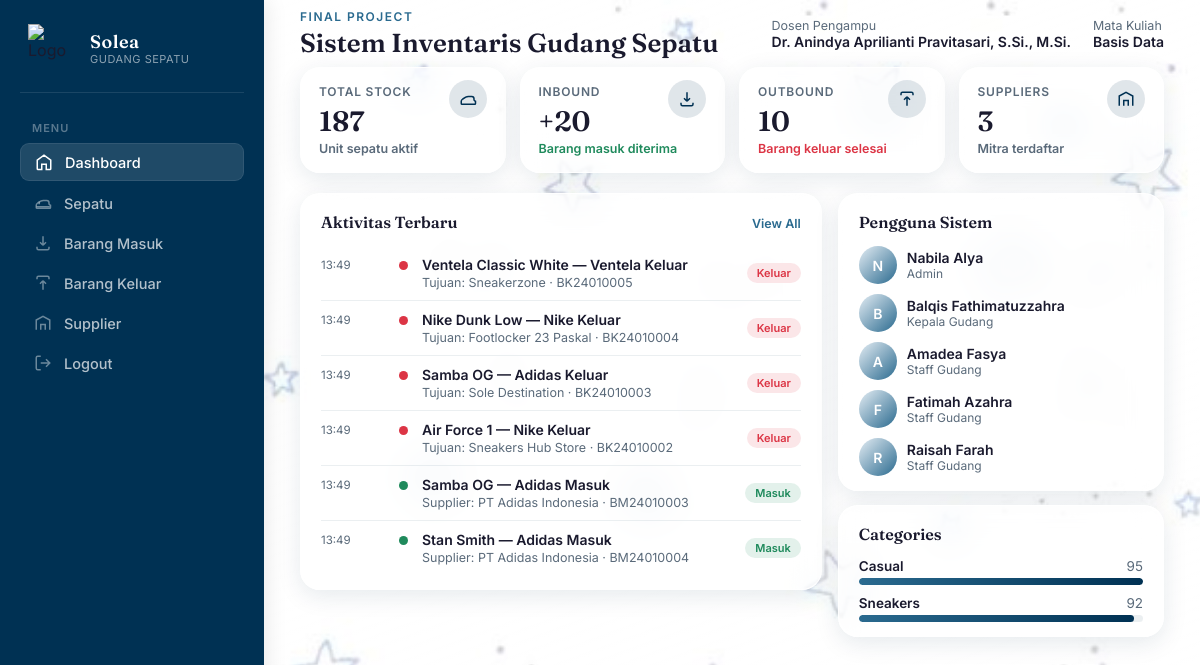
Screenshot of /index.php (signed in) with the database file from the repository.
### tables this page shows
CREATE TABLE `user` (
  `id_user`     CHAR(6)       NOT NULL,
  `nama_user`   VARCHAR(100)  NOT NULL,
  `posisi`      VARCHAR(50)   NOT NULL,
  `status_user` ENUM('aktif','nonaktif') DEFAULT 'aktif',
  `created_at`  TIMESTAMP     NOT NULL DEFAULT CURRENT_TIMESTAMP,
  PRIMARY KEY (`id_user`)
);

### index.php (the view, shortened to what this page needs)
<?php
require __DIR__ . '/database.php';
$totalStock = (int) $pdo->query(
    "SELECT COALESCE(SUM(stok), 0) AS total FROM sepatu WHERE status_sepatu = 'aktif'"
)->fetchColumn();
$inboundThisMonth = (int) $pdo->query(
    "SELECT COALESCE(SUM(dbm.jumlah_masuk), 0)
     FROM detail_barang_masuk dbm
     JOIN barang_masuk bm ON bm.id_masuk = dbm.id_masuk
     WHERE bm.status_masuk = 'diterima'
       AND MONTH(bm.tanggal_masuk) = MONTH(CURDATE())
       AND YEAR(bm.tanggal_masuk) = YEAR(CURDATE())"
)->fetchColumn();
$inboundAllTime = (int) $pdo->query(
    "SELECT COALESCE(SUM(dbm.jumlah_masuk), 0)
     FROM detail_barang_masuk dbm
     JOIN barang_masuk bm ON bm.id_masuk = dbm.id_masuk
     WHERE bm.status_masuk = 'diterima'"
)->fetchColumn();
$inboundDisplay = $inboundThisMonth > 0 ? $inboundThisMonth : $inboundAllTime;
$outboundThisMonth = (int) $pdo->query(
    "SELECT COALESCE(SUM(dbk.jumlah_keluar), 0)
     FROM detail_barang_keluar dbk
     JOIN barang_keluar bk ON bk.id_keluar = dbk.id_keluar
     WHERE bk.status_keluar = 'selesai'
       AND MONTH(bk.tanggal_keluar) = MONTH(CURDATE())
       AND YEAR(bk.tanggal_keluar) = YEAR(CURDATE())"
)->fetchColumn();
$outboundAllTime = (int) $pdo->query(
    "SELECT COALESCE(SUM(dbk.jumlah_keluar), 0)
     FROM detail_barang_keluar dbk
     JOIN barang_keluar bk ON bk.id_keluar = dbk.id_keluar
     WHERE bk.status_keluar = 'selesai'"
)->fetchColumn();
$outboundDisplay = $outboundThisMonth > 0 ? $outboundThisMonth : $outboundAllTime;
$totalSuppliers = (int) $pdo->query("SELECT COUNT(*) FROM supplier")->fetchColumn();
$recentLogs = $pdo->query("
    (
        SELECT
            'in' AS jenis,
            bm.id_masuk AS ref_id,
            bm.tanggal_masuk AS tanggal,
            bm.created_at AS waktu,
            s.nama_seri,
            s.nama_brand,
            sup.nama_supplier AS pihak,
            bm.status_masuk AS status
        FROM barang_masuk bm
        JOIN detail_barang_masuk dbm ON dbm.id_masuk = bm.id_masuk
        JOIN sepatu s ON s.id_sepatu = dbm.id_sepatu
        JOIN supplier sup ON sup.id_supplier = bm.id_supplier
    )
    UNION ALL
    (
        SELECT
            'out' AS jenis,
            bk.id_keluar AS ref_id,
            bk.tanggal_keluar AS tanggal,
            bk.created_at AS waktu,
            s.nama_seri,
            s.nama_brand,
            bk.nama_toko_tujuan AS pihak,
            bk.status_keluar AS status
        FROM barang_keluar bk
        JOIN detail_barang_keluar dbk ON dbk.id_keluar = bk.id_keluar
        JOIN sepatu s ON s.id_sepatu = dbk.id_sepatu
    )
    ORDER BY tanggal DESC, waktu DESC
    LIMIT 6
")->fetchAll();
$categories = $pdo->query("
    SELECT kategori, SUM(stok) AS total_stok
    FROM sepatu
    WHERE status_sepatu = 'aktif'
    GROUP BY kategori
    ORDER BY total_stok DESC
")->fetchAll();
$maxCategoryStock = 1;
foreach ($categories as $c) {
    if ($c['total_stok'] > $maxCategoryStock) {
        $maxCategoryStock = $c['total_stok'];
    }
}
$team = $pdo->query("
    SELECT nama_user, posisi
    FROM user
    WHERE status_user = 'aktif'
    ORDER BY
        CASE posisi
            WHEN 'Admin' THEN 1
            WHEN 'Kepala Gudang' THEN 2
            ELSE 3
        END,
        nama_user
")->fetchAll();
include __DIR__ . '/header.php';
?>
<div class="topbar">
    <div>
        <div class="topbar-eyebrow">Final Project</div>
        <div class="topbar-title">Sistem Inventaris Gudang Sepatu</div>
    </div>
    <div class="topbar-meta">
        <div class="meta-item">Dosen Pengampu<strong>Dr. Anindya Aprilianti Pravitasari, S.Si., M.Si.</strong></div>
        <div class="meta-item">Mata Kuliah<strong>Basis Data</strong></div>
    </div>
</div>
<div class="stat-grid">
    <div class="glass-card stat-card">
        <div class="stat-icon">
            <svg fill="none" stroke="currentColor" stroke-width="2" viewBox="0 0 24 24"><path d="M3 17v-2c0-1 .5-2 2-3l4-2.5c1-.6 2-1 3.5-1H17a3 3 0 0 1 3 3v1.5c0 .8.4 1.2 1 1.5l1 .5v3a1 1 0 0 1-1 1H4a1 1 0 0 1-1-1z"/></svg>
        </div>
        <div class="stat-label">Total Stock</div>
        <div class="stat-value"><?= number_format($totalStock, 0, ',', '.') ?></div>
        <div class="stat-delta flat">Unit sepatu aktif</div>
    </div>
    <div class="glass-card stat-card">
        <div class="stat-icon">
            <svg fill="none" stroke="currentColor" stroke-width="2" viewBox="0 0 24 24"><path d="M12 3v12m0 0-4-4m4 4 4-4"/><path d="M4 17v2a2 2 0 0 0 2 2h12a2 2 0 0 0 2-2v-2"/></svg>
        </div>
        <div class="stat-label">Inbound</div>
        <div class="stat-value">+<?= number_format($inboundDisplay, 0, ',', '.') ?></div>
        <div class="stat-delta up">Barang masuk diterima</div>
    </div>
    <div class="glass-card stat-card">
        <div class="stat-icon">
            <svg fill="none" stroke="currentColor" stroke-width="2" viewBox="0 0 24 24"><path d="M12 21V9m0 0 4 4m-4-4-4 4"/><path d="M4 7V5a2 2 0 0 1 2-2h12a2 2 0 0 1 2 2v2"/></svg>
        </div>
        <div class="stat-label">Outbound</div>
        <div class="stat-value"><?= number_format($outboundDisplay, 0, ',', '.') ?></div>
        <div class="stat-delta down">Barang keluar selesai</div>
    </div>
    <div class="glass-card stat-card">
        <div class="stat-icon">
            <svg fill="none" stroke="currentColor" stroke-width="2" viewBox="0 0 24 24"><path d="M3 21V8l9-5 9 5v13"/><path d="M9 21v-7h6v7"/></svg>
        </div>
        <div class="stat-label">Suppliers</div>
        <div class="stat-value"><?= number_format($totalSuppliers, 0, ',', '.') ?></div>
        <div class="stat-delta flat">Mitra terdaftar</div>
    </div>
</div>
<div class="content-grid">
    <div class="col-main">
        <div class="glass-card panel">
            <div class="panel-head">
                <div class="panel-title">Aktivitas Terbaru</div>
                <a href="barang_masuk.php" class="panel-link">View All</a>
            </div>
            <?php if (empty($recentLogs)): ?>
                <p style="color: var(--ink-soft); font-size: 14px;">Belum ada aktivitas tercatat.</p>
            <?php else: ?>
                <?php foreach ($recentLogs as $log): ?>
                    <?php
                        $isIn = $log['jenis'] === 'in';
                        $waktuLabel = date('H:i', strtotime($log['waktu']));
                        $judul = $log['nama_seri'] . ' — ' . $log['nama_brand'];
                    ?>
                    <div class="log-item">
                        <div class="log-time"><?= $waktuLabel ?></div>
                        <div class="log-dot <?= $isIn ? 'in' : 'out' ?>"></div>
                        <div class="log-body">
                            <div class="log-title"><?= htmlspecialchars($judul) ?> <?= $isIn ? 'Masuk' : 'Keluar' ?></div>
                            <div class="log-sub">
                                <?= $isIn ? 'Supplier' : 'Tujuan' ?>: <?= htmlspecialchars($log['pihak']) ?>
                                &middot; <?= htmlspecialchars($log['ref_id']) ?>
                            </div>
                        </div>
                        <div class="log-badge <?= $isIn ? 'in' : 'out' ?>">
                            <?= $isIn ? 'Masuk' : 'Keluar' ?>
                        </div>
                    </div>
                <?php endforeach; ?>
            <?php endif; ?>
        </div>
    </div>
    <div class="col-side">
        <div class="glass-card panel">
            <div class="panel-head">
                <div class="panel-title">Pengguna Sistem</div>
            </div>
            <div class="artisan-list">
                <?php foreach ($team as $member): ?>
                    <div class="artisan-item">
                        <div class="artisan-avatar"><?= htmlspecialchars(substr($member['nama_user'], 0, 1)) ?></div>
                        <div>
                            <div class="artisan-name"><?= htmlspecialchars($member['nama_user']) ?></div>
                            <div class="artisan-role"><?= htmlspecialchars($member['posisi']) ?></div>
                        </div>
                    </div>
                <?php endforeach; ?>
            </div>
        </div>
        <div class="glass-card panel">
            <div class="panel-head">
                <div class="panel-title">Categories</div>
            </div>
            <?php foreach ($categories as $cat): ?>
                <?php $pct = round(($cat['total_stok'] / $maxCategoryStock) * 100); ?>
                <div class="cat-item">
                    <div class="cat-top">
                        <span class="cat-name"><?= htmlspecialchars($cat['kategori']) ?></span>
                        <span class="cat-count"><?= number_format($cat['total_stok'], 0, ',', '.') ?></span>
                    </div>
                    <div class="cat-bar-track">
                        <div class="cat-bar-fill" style="width: <?= $pct ?>%;"></div>
                    </div>
                </div>
            <?php endforeach; ?>
        </div>
    </div>
</div>
<?php include __DIR__ . '/footer.php'; ?>

### header.php (shortened to what this page needs)
<!DOCTYPE html>
<html lang="id">
<head>
    <link rel="stylesheet" href="style.css">
</head>
<body>
<div class="app-shell">
    <?php include __DIR__ . '/sidebar.php'; ?>
    <main class="main-content">

### sidebar.php (shortened to what this page needs)
<?php
$current = basename($_SERVER['PHP_SELF']);
function isActive($file, $current) {
    return $file === $current ? 'active' : '';
}
?>
<aside class="sidebar">
    <div class="brand">
        <img src="image_merk.png" alt="Logo" style="width: 50px; height: 50px; object-fit: contain;">
        <div class="brand-text">
            <div class="brand-title">Solea</div>
            <div class="brand-sub">Gudang Sepatu</div>
        </div>
    </div>
    <div class="nav-label">Menu</div>
    <ul class="nav-menu">
        <li>
            <a href="index.php" class="nav-link <?= isActive('index.php', $current) ?>">
                <svg fill="none" stroke="currentColor" stroke-width="2" viewBox="0 0 24 24"><path d="M3 9.5 12 3l9 6.5V21a1 1 0 0 1-1 1h-5v-7H9v7H4a1 1 0 0 1-1-1z"/></svg>
                Dashboard
            </a>
        </li>
        <li>
            <a href="sepatu.php" class="nav-link <?= isActive('sepatu.php', $current) ?>">
                <svg fill="none" stroke="currentColor" stroke-width="2" viewBox="0 0 24 24"><path d="M3 17v-2c0-1 .5-2 2-3l4-2.5c1-.6 2-1 3.5-1H17a3 3 0 0 1 3 3v1.5c0 .8.4 1.2 1 1.5l1 .5v3a1 1 0 0 1-1 1H4a1 1 0 0 1-1-1z"/><path d="M3 17h18"/><path d="M7 13.5V10"/></svg>
                Sepatu
            </a>
        </li>
        <li>
            <a href="barang_masuk.php" class="nav-link <?= isActive('barang_masuk.php', $current) ?>">
                <svg fill="none" stroke="currentColor" stroke-width="2" viewBox="0 0 24 24"><path d="M12 3v12m0 0-4-4m4 4 4-4"/><path d="M4 17v2a2 2 0 0 0 2 2h12a2 2 0 0 0 2-2v-2"/></svg>
                Barang Masuk
            </a>
        </li>
        <li>
            <a href="barang_keluar.php" class="nav-link <?= isActive('barang_keluar.php', $current) ?>">
                <svg fill="none" stroke="currentColor" stroke-width="2" viewBox="0 0 24 24"><path d="M12 21V9m0 0 4 4m-4-4-4 4"/><path d="M4 7V5a2 2 0 0 1 2-2h12a2 2 0 0 1 2 2v2"/></svg>
                Barang Keluar
            </a>
        </li>
        <li>
            <a href="supplier.php" class="nav-link <?= isActive('supplier.php', $current) ?>">
                <svg fill="none" stroke="currentColor" stroke-width="2" viewBox="0 0 24 24"><path d="M3 21V8l9-5 9 5v13"/><path d="M9 21v-7h6v7"/></svg>
                Supplier
            </a>
        </li>
        <li>
            <a href="#" class="nav-link" onclick="document.getElementById('logoutModal').classList.add('open')">
                <svg fill="none" stroke="currentColor" stroke-width="2" viewBox="0 0 24 24"><path d="M9 21H5a2 2 0 0 1-2-2V5a2 2 0 0 1 2-2h4M16 17l5-5-5-5M21 12H9"/></svg>
                Logout
            </a>
        </li>
    </ul>
</aside>

### footer.php
    </main>
</div>
</body>
</html>

### rows the page displays
user: nama_user "N", nama_user "Nabila Alya", posisi "Admin"
user: nama_user "B", nama_user "Balqis Fathimatuzzahra", posisi "Kepala Gudang"
user: nama_user "A", nama_user "Amadea Fasya", posisi "Staff Gudang"
user: nama_user "F", nama_user "Fatimah Azahra", posisi "Staff Gudang"
user: nama_user "R", nama_user "Raisah Farah", posisi "Staff Gudang"

### other values shown
$totalStock "187"
$inboundDisplay "20"
$outboundDisplay "10"
$totalSuppliers "3"
$waktuLabel "13:49"
$judul "Ventela Classic White — Ventela"
$log['pihak'] "Sneakerzone"
$log['ref_id'] "BK24010005"
$judul "Nike Dunk Low — Nike"
$log['pihak'] "Footlocker 23 Paskal"
$log['ref_id'] "BK24010004"
$judul "Samba OG — Adidas"
$log['pihak'] "Sole Destination"
$log['ref_id'] "BK24010003"
$judul "Air Force 1 — Nike"
